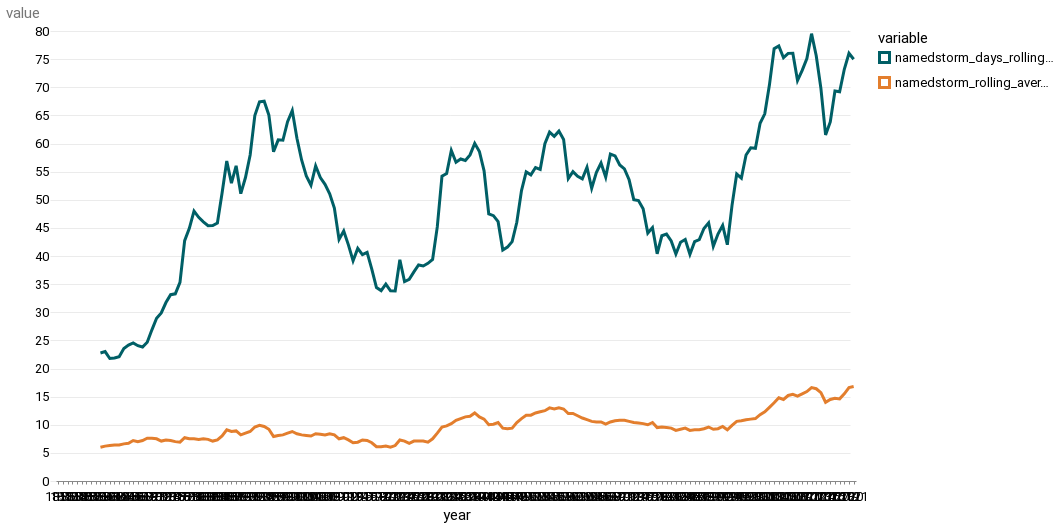

The cell this chart's notebook holds for it:
### Code cell
alt.Chart(named).mark_line().encode(
    x="year:O", y="value", color=alt.Color("variable:N")
)

### Figure 1 — Vega-Lite specification as saved in the notebook (floating-point values rounded to 4 significant figures; data arrays with more than 128 entries replaced by an {"elided": "..."} marker saying what was removed)
{"config": {"view": {"width": 800, "height": 450, "strokeOpacity": 0}, "background": "#ffffff", "title": {"anchor": "start", "font": "Summit Sans", "fontColor": "palette[\"black\"]", "fontSize": 18, "fontWeight": "normal"}, "arc": {"fill": "#00d4d8"}, "area": {"fill": "#00d4d8"}, "line": {"stroke": "#00d4d8", "strokeWidth": 3}, "path": {"stroke": "#00d4d8"}, "rect": {"fill": "#00d4d8"}, "shape": {"stroke": "#00d4d8"}, "bar": {"fill": "#00d4d8"}, "point": {"stroke": "#00d4d8"}, "symbol": {"fill": "#00d4d8", "size": 30}, "axis": {"titleFont": "Roboto", "titleFontSize": 15, "titleFontWeight": "normal", "labelFont": "Roboto, sans", "labelFontSize": 13, "labelFontWeight": "normal"}, "axisX": {"labelAngle": 0, "labelPadding": 6, "tickSize": 3, "grid": false}, "axisY": {"labelBaseline": "middle", "maxExtent": 45, "minExtent": 45, "titleAlign": "left", "titleAngle": 0, "titleX": -45, "titleY": -11, "domainOpacity": 0, "gridWidth": 0.6, "gridColor": "#dddddd", "offset": 6, "tickSize": 0, "titleColor": "#767676"}, "legend": {"titleFont": "Roboto", "titleFontSize": 15, "titleFontWeight": "normal", "symbolType": "square", "labelFont": "Roboto, sans", "labelFontSize": 13}, "range": {"category": ["#005f66", "#e37e2d", "#d64a3b", "#76b0ef", "#c1bc40"], "diverging": ["#e68a4f", "#f4bb6a", "#f9e39c", "#dadfe2", "#a6b7c6", "#849eae"], "heatmap": ["#7ff6f6", "#00eeef", "#00d4d8", "#00abb2", "#00848b", "#fbf2c7", "#00363d"], "ordinal": ["#7ff6f6", "#00eeef", "#00d4d8", "#00abb2", "#00848b", "#fbf2c7", "#00363d"], "ramp": ["#7ff6f6", "#00eeef", "#00d4d8", "#00abb2", "#00848b", "#fbf2c7", "#00363d"]}}, "data": {"name": "data-0de3ad67188d19d1cd5ef9e23b2c7657"}, "mark": "line", "encoding": {"color": {"field": "variable", "type": "nominal"}, "x": {"field": "year", "type": "ordinal"}, "y": {"field": "value", "type": "quantitative"}}, "$schema": "https://vega.github.io/schema/vega-lite/v4.17.0.json", "datasets": {"data-0de3ad67188d19d1cd5ef9e23b2c7657": {"elided": "342 records"}}}
